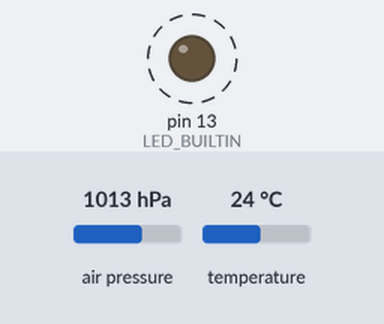
The sketch below on a simulated Arduino Uno, built with avr-gcc and run on an emulated ATmega328P. Parts: output pins drawn as LEDs (lit = HIGH). Dashed ring = blinking. The inputs (shaded band) are chosen by the test bench; at power-on: air pressure 1013 hPa, temperature 24 °C. No radio packets arrive unless stated; what the sketch prints to the serial monitor is not drawn.

Above: at 1.2 s.
1.3 s: air pressure set to 952 hPa
Timing chart, 0 to 11.4 s (numbered marks = the images above; inputs shaded):
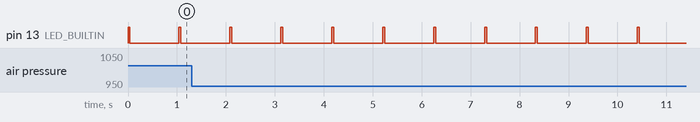

Measured:
- by itself, pin 13 (LED_BUILTIN): alternates HIGH for 0.04 s and LOW for 1.0 s

The sketch:

wing_vario.ino.ino
```cpp
// rf95_client.pde
// -*- mode: C++ -*-
// Example sketch showing how to create a simple messageing client
// with the RH_RF95 class. RH_RF95 class does not provide for addressing or
// reliability, so you should only use RH_RF95 if you do not need the higher
// level messaging abilities.
// It is designed to work with the other example rf95_server
// Tested with Anarduino MiniWirelessLoRa, Rocket Scream Mini Ultra Pro with
// the RFM95W, Adafruit Feather M0 with RFM95

#include <SPI.h>
#include <RH_RF95.h>
#include <Wire.h>
#include <Adafruit_Sensor.h>
#include <Adafruit_BMP280.h>

// Singleton instance of the radio driver
//RH_RF95 rf95;
//RH_RF95 rf95(5, 2); // Rocket Scream Mini Ultra Pro with the RFM95W
RH_RF95 rf95(8, 3); // Adafruit Feather M0 with RFM95

// Need this on Arduino Zero with SerialUSB port (eg RocketScream Mini Ultra Pro)
//#define Serial SerialUSB

#define BMP_SCK 13
#define BMP_MISO 12
#define BMP_MOSI 11
#define BMP_CS 10

#define RF95_FREQ 915.0

Adafruit_BMP280 bme; // I2C

char sendBuf[RH_RF95_MAX_MESSAGE_LEN];
byte sendLen;

void setup()
{
  // Rocket Scream Mini Ultra Pro with the RFM95W only:
  // Ensure serial flash is not interfering with radio communication on SPI bus
//  pinMode(4, OUTPUT);
//  digitalWrite(4, HIGH);
  pinMode(LED_BUILTIN, OUTPUT);
  Serial.begin(9600);
  if (!rf95.init())
    Serial.println("init failed");
  // Defaults after init are 434.0MHz, 13dBm, Bw = 125 kHz, Cr = 4/5, Sf = 128chips/symbol, CRC on

  // The default transmitter power is 13dBm, using PA_BOOST.
  // If you are using RFM95/96/97/98 modules which uses the PA_BOOST transmitter pin, then
  // you can set transmitter powers from 5 to 23 dBm:
  rf95.setTxPower(23, false);
  // If you are using Modtronix inAir4 or inAir9,or any other module which uses the
  // transmitter RFO pins and not the PA_BOOST pins
  // then you can configure the power transmitter power for -1 to 14 dBm and with useRFO true.
  // Failure to do that will result in extremely low transmit powers.
  //driver.setTxPower(14, true);
  if (!bme.begin()) {
    Serial.println("Could not find a valid BMP280 sensor, check wiring!");
    while (1);
  }
}

void loop()
{
    digitalWrite(LED_BUILTIN, HIGH);
    float tmp = bme.readTemperature();

    Serial.print("Temperature = ");
    Serial.print(tmp);
    Serial.println(" *C");

    float pres = bme.readPressure();

    Serial.print("Pressure = ");
    Serial.print(pres);
    Serial.println(" Pa");

    float alt = bme.readAltitude(1013.25);

    Serial.print("Approx altitude = ");
    Serial.print(alt); // this should be adjusted to your local forcase
    Serial.println(" m");

    Serial.println();

    Serial.println("Sending to rf95_server");
    // Send a message to rf95_server
    String msg = String("A");
    msg += alt;
    msg += "P";
    msg += pres;
    msg += "T";
    msg += tmp;
    msg += "S"; // Time Stamp
    msg += millis();

    msg.toCharArray(sendBuf, RH_RF95_MAX_MESSAGE_LEN);
    sendLen = msg.length();
  // Send data to reciever and print to serial
    rf95.send((const uint8_t*)sendBuf, sizeof(sendBuf));
    //rf95.waitPacketSent();
    digitalWrite(LED_BUILTIN, LOW);
    delay(1000);
}
```
